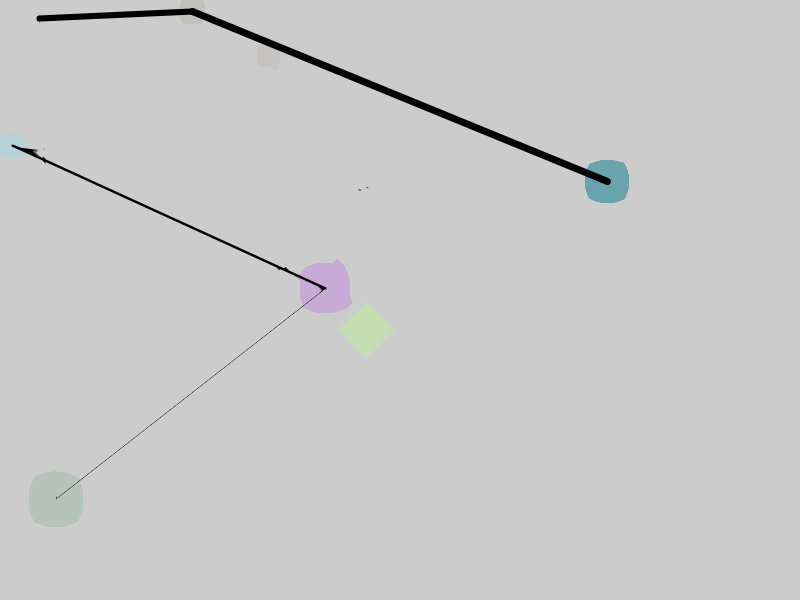
Frame 1 (no input)
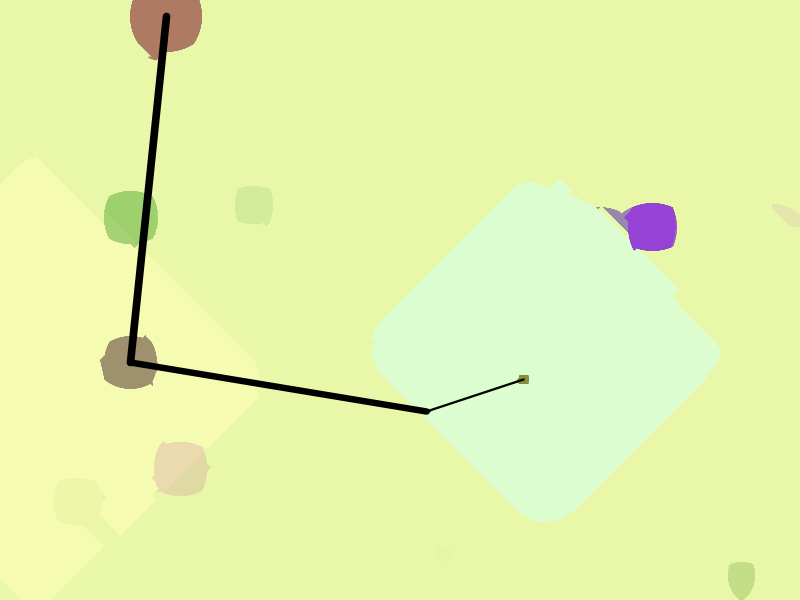
Frame 60 (the mouse pressed at the canvas centre just before this capture)
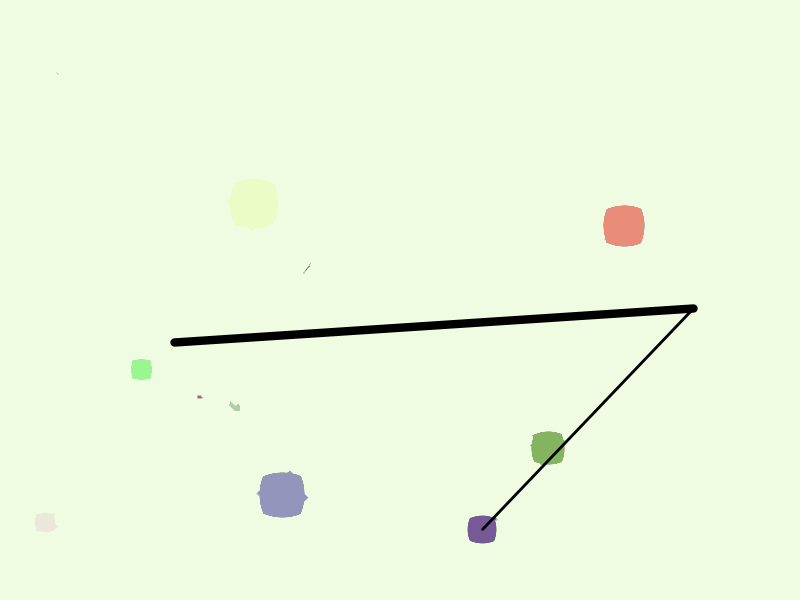
Frame 120 (the mouse held since frame 60 and released just before this capture)

The Processing sketch that drew these frames (run headless with seeded random() and noise(); from frame 60 on, the mouse is pressed at the canvas centre):

// Processing sketch: processing_7182
// ── processing_7182.pde

//CREATIVE BREAKDOWN Version 1.0
//By: Siddharth Mankad
//Portfolio: http://www.behance.net/smmankad/Frame
//(cc)Copyleft 2010, National Institute of Design, PGC, Gandhinagar

int numPoints;
float[] a_x;
float[] a_y;


void setup()
{
  smooth();
  numPoints=15;
  size(800,600);
  noCursor();
  a_x = new float[numPoints];
  a_y = new float[numPoints];
}
  


void draw()
{
  for(int i=0;i<numPoints;i++)
  {
    a_x[i]=random(width);
    a_y[i]=random(height);
  }
  
  for(int i=0;i<numPoints;i++)
  {
    filter(DILATE);
    fill(random(255),random(255),random(255),random(255));
    float r = random(0,100);
    ellipse(a_x[i],a_y[i],r,r);
  }
  
  for(int i=1;i<numPoints;i++)
  {
    filter(DILATE);
    strokeWeight(random(0,10));
    line(a_x[i-1],a_y[i-1],a_x[i],a_y[i]);
  }

}
